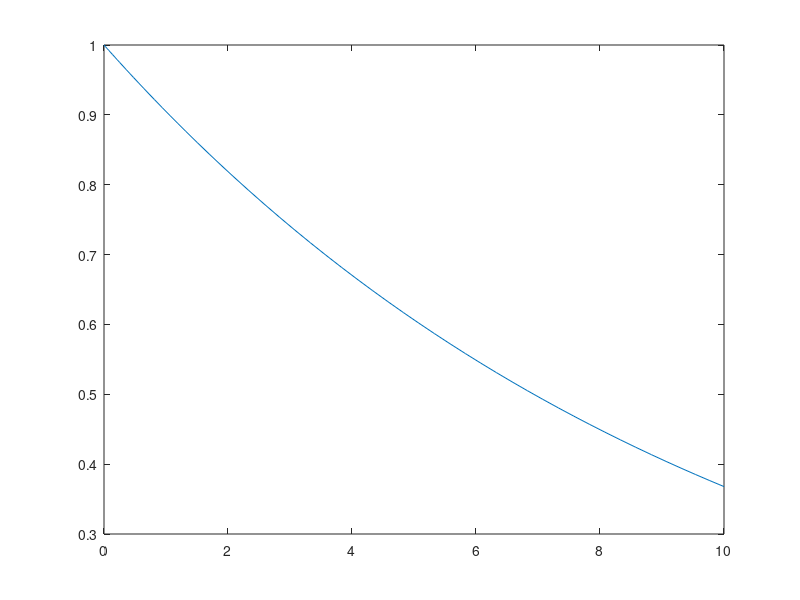

This figure's MATLAB source:
% Solution for ordinary differential equations (ode)
clear; clc;

% define the interval
ts=0; te=10;

% initial value
x0=1;

% definition of the ode (right hand side)
ode1=@(t,x) -0.1*x;

% solve the ode
[t,x]=ode45(ode1,[ts te],x0);

plot(t,x)